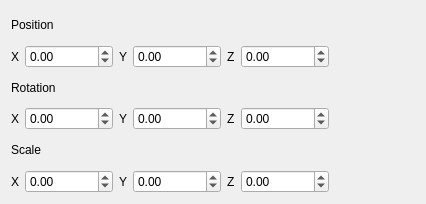
<?xml version="1.0" encoding="UTF-8"?>
<ui version="4.0">
 <class>Transform</class>
 <widget class="QWidget" name="Transform">
  <property name="geometry">
   <rect>
    <x>0</x>
    <y>0</y>
    <width>426</width>
    <height>204</height>
   </rect>
  </property>
  <property name="windowTitle">
   <string>Form</string>
  </property>
  <layout class="QVBoxLayout" name="verticalLayout">
   <item>
    <widget class="QLabel" name="position">
     <property name="text">
      <string>Position</string>
     </property>
    </widget>
   </item>
   <item>
    <layout class="QHBoxLayout" name="pos_layout">
     <property name="topMargin">
      <number>0</number>
     </property>
     <item>
      <widget class="QLabel" name="px_txt">
       <property name="text">
        <string>X</string>
       </property>
      </widget>
     </item>
     <item>
      <widget class="QDoubleSpinBox" name="posx">
       <property name="mouseTracking">
        <bool>true</bool>
       </property>
       <property name="acceptDrops">
        <bool>true</bool>
       </property>
       <property name="wrapping">
        <bool>true</bool>
       </property>
       <property name="accelerated">
        <bool>true</bool>
       </property>
       <property name="minimum">
        <double>-99999999.000000000000000</double>
       </property>
       <property name="maximum">
        <double>99999999.000000000000000</double>
       </property>
      </widget>
     </item>
     <item>
      <widget class="QLabel" name="py_txt">
       <property name="text">
        <string>Y</string>
       </property>
      </widget>
     </item>
     <item>
      <widget class="QDoubleSpinBox" name="posy">
       <property name="minimum">
        <double>-99999999.000000000000000</double>
       </property>
       <property name="maximum">
        <double>99999999.000000000000000</double>
       </property>
       <property name="value">
        <double>0.000000000000000</double>
       </property>
      </widget>
     </item>
     <item>
      <widget class="QLabel" name="pz_txt">
       <property name="text">
        <string>Z</string>
       </property>
      </widget>
     </item>
     <item>
      <widget class="QDoubleSpinBox" name="posz">
       <property name="minimum">
        <double>-99999999.000000000000000</double>
       </property>
       <property name="maximum">
        <double>99999999.000000000000000</double>
       </property>
      </widget>
     </item>
     <item>
      <spacer name="horizontalSpacer">
       <property name="orientation">
        <enum>Qt::Horizontal</enum>
       </property>
       <property name="sizeType">
        <enum>QSizePolicy::MinimumExpanding</enum>
       </property>
       <property name="sizeHint" stdset="0">
        <size>
         <width>0</width>
         <height>0</height>
        </size>
       </property>
      </spacer>
     </item>
    </layout>
   </item>
   <item>
    <widget class="QLabel" name="rotation">
     <property name="text">
      <string>Rotation</string>
     </property>
    </widget>
   </item>
   <item>
    <layout class="QHBoxLayout" name="rot_layout">
     <property name="topMargin">
      <number>0</number>
     </property>
     <item>
      <widget class="QLabel" name="rx_txt">
       <property name="text">
        <string>X</string>
       </property>
      </widget>
     </item>
     <item>
      <widget class="QDoubleSpinBox" name="rotx">
       <property name="minimum">
        <double>-99999999.000000000000000</double>
       </property>
       <property name="maximum">
        <double>99999999.000000000000000</double>
       </property>
      </widget>
     </item>
     <item>
      <widget class="QLabel" name="ry_txt">
       <property name="text">
        <string>Y</string>
       </property>
      </widget>
     </item>
     <item>
      <widget class="QDoubleSpinBox" name="roty">
       <property name="minimum">
        <double>-99999999.000000000000000</double>
       </property>
       <property name="maximum">
        <double>99999999.000000000000000</double>
       </property>
      </widget>
     </item>
     <item>
      <widget class="QLabel" name="rz_txt">
       <property name="text">
        <string>Z</string>
       </property>
      </widget>
     </item>
     <item>
      <widget class="QDoubleSpinBox" name="rotz">
       <property name="minimum">
        <double>-99999999.000000000000000</double>
       </property>
       <property name="maximum">
        <double>99999999.000000000000000</double>
       </property>
       <property name="value">
        <double>0.000000000000000</double>
       </property>
      </widget>
     </item>
     <item>
      <spacer name="horizontalSpacer_2">
       <property name="orientation">
        <enum>Qt::Horizontal</enum>
       </property>
       <property name="sizeHint" stdset="0">
        <size>
         <width>40</width>
         <height>20</height>
        </size>
       </property>
      </spacer>
     </item>
    </layout>
   </item>
   <item>
    <widget class="QLabel" name="scale">
     <property name="text">
      <string>Scale</string>
     </property>
    </widget>
   </item>
   <item>
    <layout class="QHBoxLayout" name="scl_layout">
     <property name="topMargin">
      <number>0</number>
     </property>
     <item>
      <widget class="QLabel" name="sx_txt">
       <property name="text">
        <string>X</string>
       </property>
      </widget>
     </item>
     <item>
      <widget class="QDoubleSpinBox" name="sclx">
       <property name="minimum">
        <double>-99999999.000000000000000</double>
       </property>
       <property name="maximum">
        <double>99999999.000000000000000</double>
       </property>
      </widget>
     </item>
     <item>
      <widget class="QLabel" name="xy_txt">
       <property name="text">
        <string>Y</string>
       </property>
      </widget>
     </item>
     <item>
      <widget class="QDoubleSpinBox" name="scly">
       <property name="minimum">
        <double>-99999999.000000000000000</double>
       </property>
       <property name="maximum">
        <double>99999999.000000000000000</double>
       </property>
      </widget>
     </item>
     <item>
      <widget class="QLabel" name="sz_txt">
       <property name="text">
        <string>Z</string>
       </property>
      </widget>
     </item>
     <item>
      <widget class="QDoubleSpinBox" name="sclz">
       <property name="minimum">
        <double>-99999999.000000000000000</double>
       </property>
       <property name="maximum">
        <double>99999999.000000000000000</double>
       </property>
      </widget>
     </item>
     <item>
      <spacer name="horizontalSpacer_3">
       <property name="orientation">
        <enum>Qt::Horizontal</enum>
       </property>
       <property name="sizeType">
        <enum>QSizePolicy::MinimumExpanding</enum>
       </property>
       <property name="sizeHint" stdset="0">
        <size>
         <width>0</width>
         <height>0</height>
        </size>
       </property>
      </spacer>
     </item>
    </layout>
   </item>
  </layout>
 </widget>
 <resources/>
 <connections/>
</ui>
